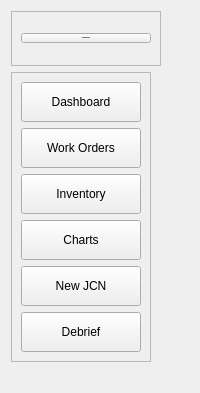
     <widget class="QWidget" name="left_menu_widget" native="true">
      <layout class="QVBoxLayout" name="verticalLayout">
       <item>
        <widget class="QFrame" name="left_frame_title">
         <property name="minimumSize">
          <size>
           <width>150</width>
           <height>55</height>
          </size>
         </property>
         <property name="maximumSize">
          <size>
           <width>150</width>
           <height>55</height>
          </size>
         </property>
         <property name="frameShape">
          <enum>QFrame::StyledPanel</enum>
         </property>
         <property name="frameShadow">
          <enum>QFrame::Raised</enum>
         </property>
         <layout class="QHBoxLayout" name="horizontalLayout_2">
          <item>
           <widget class="QPushButton" name="pushButton_7">
            <property name="font">
             <font>
              <family>Verdana</family>
              <pointsize>-1</pointsize>
              <bold>true</bold>
             </font>
            </property>
            <property name="text">
             <string>MAINTENANCE</string>
            </property>
           </widget>
          </item>
         </layout>
        </widget>
       </item>
       <item alignment="Qt::AlignLeft">
        <widget class="QFrame" name="left_nav_section">
         <property name="frameShape">
          <enum>QFrame::StyledPanel</enum>
         </property>
         <property name="frameShadow">
          <enum>QFrame::Raised</enum>
         </property>
         <layout class="QVBoxLayout" name="verticalLayout_2">
          <item alignment="Qt::AlignLeft">
           <widget class="QPushButton" name="dashboard_pushButton">
            <property name="minimumSize">
             <size>
              <width>120</width>
              <height>40</height>
             </size>
            </property>
            <property name="maximumSize">
             <size>
              <width>120</width>
              <height>40</height>
             </size>
            </property>
            <property name="text">
             <string>Dashboard</string>
            </property>
           </widget>
          </item>
          <item alignment="Qt::AlignLeft">
           <widget class="QPushButton" name="work_orders_pushButton">
            <property name="minimumSize">
             <size>
              <width>120</width>
              <height>40</height>
             </size>
            </property>
            <property name="maximumSize">
             <size>
              <width>120</width>
              <height>40</height>
             </size>
            </property>
            <property name="text">
             <string>Work Orders</string>
            </property>
           </widget>
          </item>
          <item alignment="Qt::AlignLeft">
           <widget class="QPushButton" name="inventory_pushButton">
            <property name="minimumSize">
             <size>
              <width>120</width>
              <height>40</height>
             </size>
            </property>
            <property name="maximumSize">
             <size>
              <width>120</width>
              <height>40</height>
             </size>
            </property>
            <property name="text">
             <string>Inventory</string>
            </property>
           </widget>
          </item>
          <item alignment="Qt::AlignLeft">
           <widget class="QPushButton" name="charts_pushButton">
            <property name="minimumSize">
             <size>
              <width>120</width>
              <height>40</height>
             </size>
            </property>
            <property name="maximumSize">
             <size>
              <width>120</width>
              <height>40</height>
             </size>
            </property>
            <property name="text">
             <string>Charts</string>
            </property>
           </widget>
          </item>
          <item>
           <widget class="QPushButton" name="CreateJCN_pushButton">
            <property name="minimumSize">
             <size>
              <width>120</width>
              <height>40</height>
             </size>
            </property>
            <property name="maximumSize">
             <size>
              <width>120</width>
              <height>40</height>
             </size>
            </property>
            <property name="text">
             <string>New JCN</string>
            </property>
           </widget>
          </item>
          <item>
           <widget class="QPushButton" name="debrief_pushButton">
            <property name="minimumSize">
             <size>
              <width>120</width>
              <height>40</height>
             </size>
            </property>
            <property name="maximumSize">
             <size>
              <width>120</width>
              <height>40</height>
             </size>
            </property>
            <property name="text">
             <string>Debrief</string>
            </property>
           </widget>
          </item>
         </layout>
        </widget>
       </item>
       <item>
        <spacer name="verticalSpacer">
         <property name="orientation">
          <enum>Qt::Vertical</enum>
         </property>
         <property name="sizeHint" stdset="0">
          <size>
           <width>20</width>
           <height>20</height>
          </size>
         </property>
        </spacer>
       </item>
      </layout>
     </widget>
